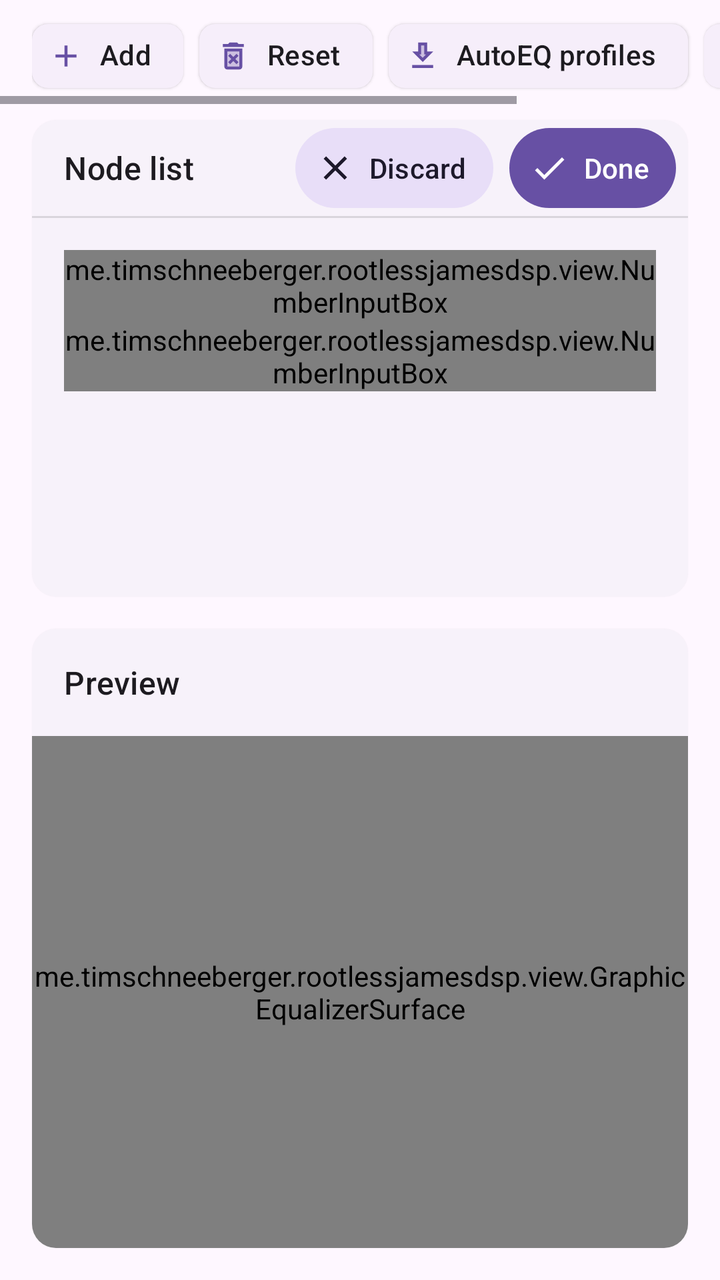
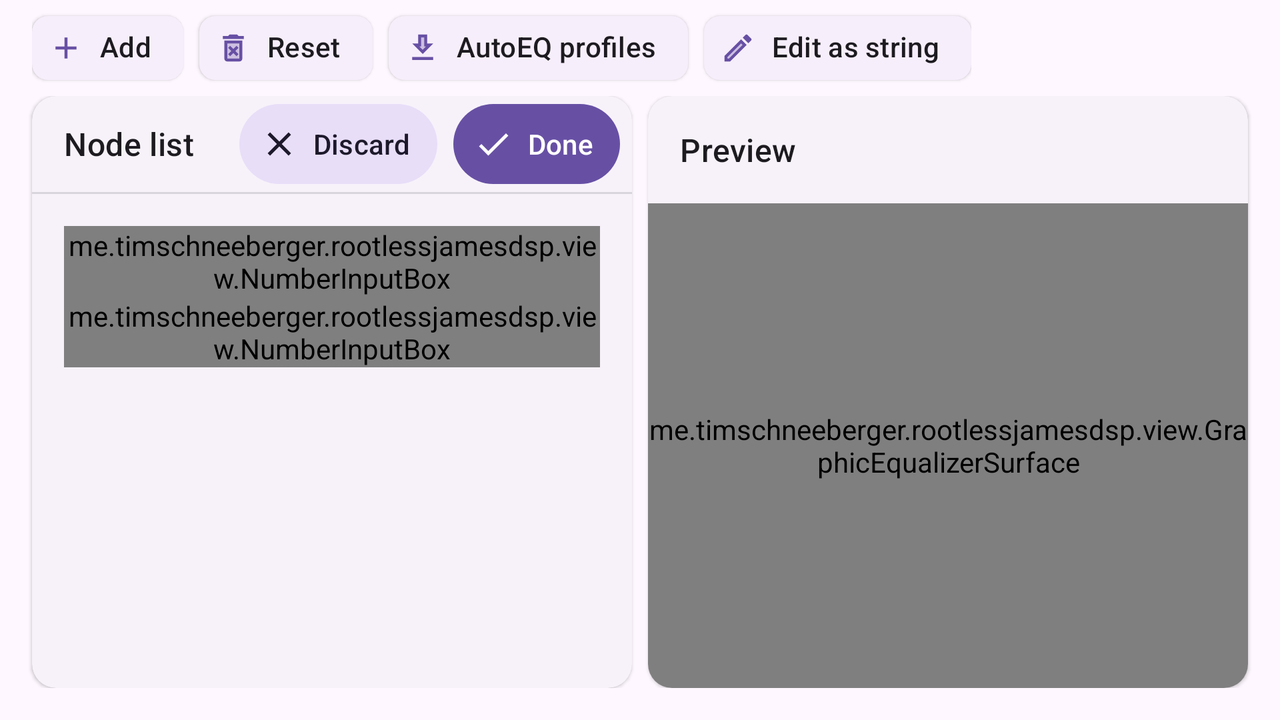

An Android layout and its configuration variant, each rendered on a device that would load it. The default file and the variant file are quoted in full after the pictures.
<!-- AndroidManifest.xml: application theme Theme.RootlessJamesDSP -->
<!-- res/layout/fragment_graphic_eq.xml -->
<?xml version="1.0" encoding="utf-8"?>

<androidx.constraintlayout.widget.ConstraintLayout xmlns:android="http://schemas.android.com/apk/res/android"
    xmlns:app="http://schemas.android.com/apk/res-auto"
    xmlns:tools="http://schemas.android.com/tools"
    android:layout_width="match_parent"
    android:layout_height="match_parent"
    android:orientation="vertical"
    android:layout_marginTop="4dp"
    android:animateLayoutChanges="true">

    <HorizontalScrollView
        android:id="@+id/horizontalScrollView"
        android:layout_width="match_parent"
        android:layout_height="wrap_content"
        android:scrollbarDefaultDelayBeforeFade="0"
        app:layout_constraintBottom_toTopOf="@id/edit_card"
        app:layout_constraintEnd_toEndOf="parent"
        app:layout_constraintStart_toStartOf="parent"
        app:layout_constraintTop_toTopOf="parent">

        <com.google.android.material.chip.ChipGroup
            android:layout_width="wrap_content"
            android:layout_height="wrap_content"
            android:paddingHorizontal="16dp"
            app:singleLine="true">

            <com.google.android.material.chip.Chip
                android:id="@+id/add"
                style="@style/Widget.Material3.Chip.Assist.Elevated"
                android:layout_width="wrap_content"
                android:layout_height="wrap_content"
                android:text="@string/gep_add_node"
                app:chipIcon="@drawable/ic_baseline_add_24dp" />

            <com.google.android.material.chip.Chip
                android:id="@+id/reset"
                style="@style/Widget.Material3.Chip.Assist.Elevated"
                android:layout_width="wrap_content"
                android:layout_height="wrap_content"
                android:text="@string/geq_reset"
                app:chipIcon="@drawable/ic_twotone_delete_forever_24dp" />

            <com.google.android.material.chip.Chip
                android:id="@+id/autoeq"
                style="@style/Widget.Material3.Chip.Assist.Elevated"
                android:layout_width="wrap_content"
                android:layout_height="wrap_content"
                android:text="@string/geq_autoeq"
                app:chipIcon="@drawable/ic_twotone_download_24" />

            <com.google.android.material.chip.Chip
                android:id="@+id/edit_string"
                style="@style/Widget.Material3.Chip.Assist.Elevated"
                android:layout_width="wrap_content"
                android:layout_height="wrap_content"
                android:text="@string/geq_edit_as_string"
                app:chipIcon="@drawable/ic_twotone_edit_24dp" />
        </com.google.android.material.chip.ChipGroup>
    </HorizontalScrollView>

    <com.google.android.material.card.MaterialCardView
        android:id="@+id/edit_card"
        android:layout_width="match_parent"
        android:layout_height="0dp"
        android:layout_marginTop="8dp"
        android:layout_marginHorizontal="16dp"
        app:layout_constrainedHeight="true"
        app:layout_constraintVertical_weight="0"
        app:layout_constraintHeight_default="spread"
        app:layout_constraintBottom_toTopOf="@id/preview_card"
        app:layout_constraintEnd_toEndOf="parent"
        app:layout_constraintStart_toStartOf="parent"
        app:layout_constraintTop_toBottomOf="@id/horizontalScrollView">

        <LinearLayout
            android:layout_width="match_parent"
            android:layout_height="match_parent"
            android:orientation="vertical">

            <LinearLayout
                android:layout_width="match_parent"
                android:layout_height="wrap_content"
                android:layout_marginHorizontal="16dp"
                android:layout_marginStart="16dp"
                android:layout_marginEnd="2dp"
                android:orientation="horizontal">
                <TextView
                    android:id="@+id/edit_card_title"
                    android:layout_width="wrap_content"
                    android:layout_height="match_parent"
                    android:gravity="center_vertical"
                    android:ellipsize="end"
                    android:maxLines="1"
                    android:text="@string/geq_node_list"
                    android:textAppearance="?attr/textAppearanceTitleMedium" />

                <Space
                    android:layout_width="0dp"
                    android:layout_height="0dp"
                    android:layout_weight="1" />

                <LinearLayout
                    android:id="@+id/node_detail_context_buttons"
                    android:layout_width="wrap_content"
                    android:layout_height="wrap_content"
                    android:visibility="visible"
                    android:orientation="horizontal">
                    <Button
                        style="?attr/materialIconButtonFilledTonalStyle"
                        android:id="@+id/cancel"
                        android:layout_width="wrap_content"
                        android:layout_height="wrap_content"
                        android:text="@string/geq_cancel_spaced"
                        android:contentDescription="@string/geq_cancel"
                        android:tooltipText="@string/geq_cancel"
                        app:icon="@drawable/ic_close_24dp" />

                    <Button
                        style="?attr/materialIconButtonFilledStyle"
                        android:id="@+id/confirm"
                        android:layout_width="wrap_content"
                        android:layout_height="wrap_content"
                        android:text="@string/geq_done_spaced"
                        android:contentDescription="@string/geq_done"
                        android:tooltipText="@string/geq_done"
                        app:icon="@drawable/ic_twotone_check_24dp" />
                </LinearLayout>
            </LinearLayout>

            <View
                android:id="@+id/divider"
                android:layout_width="match_parent"
                android:layout_height="1dp"
                android:background="?android:attr/listDivider" />

            <FrameLayout
                android:layout_width="match_parent"
                android:layout_height="match_parent">

                <LinearLayout
                    android:id="@+id/empty_view"
                    android:layout_width="match_parent"
                    android:layout_height="match_parent"
                    android:layout_gravity="center"
                    android:visibility="gone"
                    android:gravity="center">

                    <TextView
                        android:layout_width="match_parent"
                        android:layout_height="wrap_content"
                        android:layout_gravity="center"
                        android:gravity="center"
                        android:alpha="0.8"
                        android:text="@string/geq_no_nodes_defined"
                        android:textAppearance="?attr/textAppearanceTitleMedium"
                        app:drawableTint="?attr/colorOnBackground"
                        app:drawableTopCompat="@drawable/ic_twotone_nodes_24dp" />
                </LinearLayout>

                <androidx.recyclerview.widget.RecyclerView
                    android:id="@+id/node_list"
                    android:layout_width="match_parent"
                    android:layout_height="match_parent"
                    android:visibility="gone"
                    android:scrollbars="vertical"/>

                <androidx.core.widget.NestedScrollView
                    android:id="@+id/node_edit"
                    android:layout_width="match_parent"
                    android:layout_height="match_parent"
                    tools:ignore="SpeakableTextPresentCheck">

                    <LinearLayout
                        android:layout_width="match_parent"
                        android:layout_height="match_parent"
                        android:layout_marginHorizontal="16dp"
                        android:layout_marginTop="16dp"
                        android:orientation="vertical">

                        <me.timschneeberger.rootlessjamesdsp.view.NumberInputBox
                            android:id="@+id/freqInput"
                            android:layout_width="match_parent"
                            android:layout_height="wrap_content"
                            app:helperText="@string/geq_frequeny_range"
                            app:helperTextEnabled="true"
                            app:hintText="@string/geq_frequency"
                            app:step="10"
                            app:suffixText="Hz"
                            app:value="100"
                            app:floatPrecision="1"
                            android:min="0"
                            android:max="24000" />

                        <me.timschneeberger.rootlessjamesdsp.view.NumberInputBox
                            android:id="@+id/gainInput"
                            android:layout_width="match_parent"
                            android:layout_height="wrap_content"
                            app:helperText="@string/geq_gain_range"
                            app:helperTextEnabled="true"
                            app:hintText="@string/geq_gain"
                            app:floatPrecision="4"
                            app:step="0.5"
                            app:suffixText="dB"
                            android:min="-32"
                            android:max="32"/>
                    </LinearLayout>

                </androidx.core.widget.NestedScrollView>
            </FrameLayout>
        </LinearLayout>
    </com.google.android.material.card.MaterialCardView>

    <com.google.android.material.card.MaterialCardView
        android:id="@+id/preview_card"
        android:layout_width="match_parent"
        android:layout_height="wrap_content"
        android:layout_margin="16dp"
        app:layout_constraintBottom_toBottomOf="parent"
        app:layout_constraintEnd_toEndOf="parent"
        app:layout_constraintStart_toStartOf="parent"
        app:layout_constraintTop_toBottomOf="@id/edit_card">

        <LinearLayout
            android:layout_width="match_parent"
            android:layout_height="wrap_content"
            android:orientation="vertical"
            android:animateLayoutChanges="true">

            <TextView
                android:id="@+id/preview_title"
                android:layout_width="match_parent"
                android:layout_height="wrap_content"
                android:layout_margin="16dp"
                android:text="@string/geq_preview"
                android:textAppearance="?attr/textAppearanceTitleMedium" />

            <me.timschneeberger.rootlessjamesdsp.view.GraphicEqualizerSurface
                android:id="@+id/equalizer_surface"
                android:layout_width="match_parent"
                android:layout_height="256dp" />
        </LinearLayout>
    </com.google.android.material.card.MaterialCardView>
</androidx.constraintlayout.widget.ConstraintLayout>
<!-- resources referenced by this layout -->
<resources>
  <!-- drawable ic_baseline_add_24dp (drawable) -->
  <vector android:height="24dp" android:tint="?attr/colorControlNormal"
      android:viewportHeight="24" android:viewportWidth="24"
      android:width="24dp" xmlns:android="http://schemas.android.com/apk/res/android">
      <path android:fillColor="@android:color/white" android:pathData="M19,13h-6v6h-2v-6H5v-2h6V5h2v6h6v2z"/>
  </vector>
  <!-- drawable ic_close_24dp (drawable) -->
  <vector android:height="24dp"  android:tint="?attr/colorControlNormal"
      android:viewportHeight="24" android:viewportWidth="24"
      android:width="24dp" xmlns:android="http://schemas.android.com/apk/res/android">
      <path android:fillColor="@android:color/white" android:pathData="M19,6.41L17.59,5 12,10.59 6.41,5 5,6.41 10.59,12 5,17.59 6.41,19 12,13.41 17.59,19 19,17.59 13.41,12z"/>
  </vector>
  <!-- drawable ic_twotone_check_24dp (drawable) -->
  <vector android:height="24dp" android:tint="#000000"
      android:viewportHeight="24" android:viewportWidth="24"
      android:width="24dp" xmlns:android="http://schemas.android.com/apk/res/android">
      <path android:fillColor="@android:color/white" android:pathData="M9,16.17L4.83,12l-1.42,1.41L9,19 21,7l-1.41,-1.41L9,16.17z"/>
  </vector>
  <!-- drawable ic_twotone_download_24 (drawable) -->
  <vector android:height="24dp" android:tint="?attr/colorControlNormal"
      android:viewportHeight="24" android:viewportWidth="24"
      android:width="24dp" xmlns:android="http://schemas.android.com/apk/res/android">
      <path android:fillAlpha="0.3"
          android:fillColor="@android:color/white"
          android:pathData="M13,9V5h-2v6H9.83L12,13.17 14.17,11H13z" android:strokeAlpha="0.3"/>
      <path android:fillColor="@android:color/white" android:pathData="M15,9L15,3L9,3v6L5,9l7,7 7,-7h-4zM12,13.17L9.83,11L11,11L11,5h2v6h1.17L12,13.17zM5,18h14v2L5,20z"/>
  </vector>
  <string name="gep_add_node">Add</string>
  <string name="geq_autoeq">AutoEQ profiles</string>
  <string name="geq_cancel">Discard</string>
  <string name="geq_cancel_spaced">  Discard </string>
  <string name="geq_done">Done</string>
  <string name="geq_done_spaced">  Done </string>
  <string name="geq_edit_as_string">Edit as string</string>
  <string name="geq_frequency">Frequency</string>
  <string name="geq_frequeny_range">Value between 1Hz and 24000Hz</string>
  <string name="geq_gain">Gain</string>
  <string name="geq_gain_range">Value between -32dB and 32dB</string>
  <string name="geq_no_nodes_defined">No nodes defined</string>
  <string name="geq_node_list">Node list</string>
  <string name="geq_preview">Preview</string>
  <string name="geq_reset">Reset</string>
  <!-- from res/values-v29/ -->
  <style name="Theme.RootlessJamesDSP" parent="Base.Theme.RootlessJamesDSP">
          
          <item name="android:navigationBarColor">@android:color/transparent</item>
          <item name="android:statusBarColor">@android:color/transparent</item>
          <item name="android:windowLightStatusBar">?attr/isLightTheme</item>
      </style>
  <color name="divider_default">@color/md_black_1000_12</color>
  <style name="AppTheme.AlertDialogTheme" parent="@style/ThemeOverlay.Material3.MaterialAlertDialog">
          <item name="dialogCornerRadius">28dp</item>
          <item name="colorBackgroundFloating">?attr/colorSurface</item>
      </style>
  <style name="Theme.RootlessJamesDSP.CardView" parent="Widget.Material3.CardView.Elevated" />
  <dimen name="corner_radius">12dp</dimen>
  <color name="md_black_1000_12">#1F000000</color>
  <!-- some entries are left out for length -->
</resources>
<!-- res/layout-land/fragment_graphic_eq.xml (the repository's variant of the layout above) -->
<!-- drawn on the phone turned sideways -->
<?xml version="1.0" encoding="utf-8"?>

<androidx.constraintlayout.widget.ConstraintLayout xmlns:android="http://schemas.android.com/apk/res/android"
    xmlns:app="http://schemas.android.com/apk/res-auto"
    android:layout_width="match_parent"
    android:layout_height="match_parent"
    android:orientation="vertical"
    android:animateLayoutChanges="true">

    <HorizontalScrollView
        android:id="@+id/horizontalScrollView"
        android:layout_width="match_parent"
        android:layout_height="wrap_content"
        android:scrollbarDefaultDelayBeforeFade="0"
        app:layout_constraintBottom_toTopOf="@id/cards"
        app:layout_constraintEnd_toEndOf="parent"
        app:layout_constraintStart_toStartOf="parent"
        app:layout_constraintTop_toTopOf="parent">

        <com.google.android.material.chip.ChipGroup
            android:layout_width="wrap_content"
            android:layout_height="wrap_content"
            android:paddingHorizontal="16dp"
            app:singleLine="true">

            <com.google.android.material.chip.Chip
                android:id="@+id/add"
                style="@style/Widget.Material3.Chip.Assist.Elevated"
                android:layout_width="wrap_content"
                android:layout_height="wrap_content"
                android:text="@string/gep_add_node"
                app:chipIcon="@drawable/ic_baseline_add_24dp" />

            <com.google.android.material.chip.Chip
                android:id="@+id/reset"
                style="@style/Widget.Material3.Chip.Assist.Elevated"
                android:layout_width="wrap_content"
                android:layout_height="wrap_content"
                android:text="@string/geq_reset"
                app:chipIcon="@drawable/ic_twotone_delete_forever_24dp" />

            <com.google.android.material.chip.Chip
                android:id="@+id/autoeq"
                style="@style/Widget.Material3.Chip.Assist.Elevated"
                android:layout_width="wrap_content"
                android:layout_height="wrap_content"
                android:text="@string/geq_autoeq"
                app:chipIcon="@drawable/ic_twotone_download_24" />

            <com.google.android.material.chip.Chip
                android:id="@+id/edit_string"
                style="@style/Widget.Material3.Chip.Assist.Elevated"
                android:layout_width="wrap_content"
                android:layout_height="wrap_content"
                android:text="@string/geq_edit_as_string"
                app:chipIcon="@drawable/ic_twotone_edit_24dp" />
        </com.google.android.material.chip.ChipGroup>
    </HorizontalScrollView>

    <androidx.constraintlayout.widget.ConstraintLayout
        android:id="@+id/cards"
        android:layout_width="match_parent"
        android:layout_height="0dp"
        android:layout_marginBottom="16dp"
        app:layout_constrainedHeight="true"
        app:layout_constraintBottom_toBottomOf="parent"
        app:layout_constraintEnd_toEndOf="parent"
        app:layout_constraintStart_toStartOf="parent"
        app:layout_constraintTop_toBottomOf="@id/horizontalScrollView">

        <com.google.android.material.card.MaterialCardView
            android:id="@+id/edit_card"
            android:layout_width="0dp"
            android:layout_height="0dp"
            android:layout_marginStart="16dp"
            android:layout_marginEnd="4dp"
            app:layout_constrainedWidth="true"
            app:layout_constrainedHeight="true"
            app:layout_constraintHorizontal_weight="0.5"
            app:layout_constraintBottom_toBottomOf="parent"
            app:layout_constraintEnd_toStartOf="@id/preview_card"
            app:layout_constraintStart_toStartOf="parent"
            app:layout_constraintTop_toTopOf="parent">

            <LinearLayout
                android:layout_width="match_parent"
                android:layout_height="match_parent"
                android:orientation="vertical">

                <LinearLayout
                    android:layout_width="match_parent"
                    android:layout_height="wrap_content"
                    android:layout_marginHorizontal="16dp"
                    android:layout_marginStart="16dp"
                    android:layout_marginEnd="2dp"
                    android:orientation="horizontal">
                    <TextView
                        android:id="@+id/edit_card_title"
                        android:layout_width="wrap_content"
                        android:layout_height="match_parent"
                        android:gravity="center_vertical"
                        android:ellipsize="end"
                        android:maxLines="1"
                        android:text="@string/geq_node_list"
                        android:textAppearance="?attr/textAppearanceTitleMedium" />

                    <Space
                        android:layout_width="0dp"
                        android:layout_height="0dp"
                        android:layout_weight="1" />

                    <LinearLayout
                        android:id="@+id/node_detail_context_buttons"
                        android:layout_width="wrap_content"
                        android:layout_height="wrap_content"
                        android:visibility="visible"
                        android:orientation="horizontal">
                        <Button
                            style="?attr/materialIconButtonFilledTonalStyle"
                            android:id="@+id/cancel"
                            android:layout_width="wrap_content"
                            android:layout_height="wrap_content"
                            android:text="@string/geq_cancel_spaced"
                            android:contentDescription="@string/geq_cancel"
                            android:tooltipText="@string/geq_cancel"
                            app:icon="@drawable/ic_close_24dp" />

                        <Button
                            style="?attr/materialIconButtonFilledStyle"
                            android:id="@+id/confirm"
                            android:layout_width="wrap_content"
                            android:layout_height="wrap_content"
                            android:text="@string/geq_done_spaced"
                            android:contentDescription="@string/geq_done"
                            android:tooltipText="@string/geq_done"
                            app:icon="@drawable/ic_twotone_check_24dp" />
                    </LinearLayout>
                </LinearLayout>

                <View
                    android:id="@+id/divider"
                    android:layout_width="match_parent"
                    android:layout_height="1dp"
                    android:background="?android:attr/listDivider" />

                <FrameLayout
                    android:layout_width="match_parent"
                    android:layout_height="match_parent">

                    <LinearLayout
                        android:id="@+id/empty_view"
                        android:layout_width="match_parent"
                        android:layout_height="match_parent"
                        android:layout_gravity="center"
                        android:visibility="gone"
                        android:gravity="center">

                        <TextView
                            android:layout_width="match_parent"
                            android:layout_height="wrap_content"
                            android:layout_gravity="center"
                            android:gravity="center"
                            android:alpha="0.8"
                            android:text="@string/geq_no_nodes_defined"
                            android:textAppearance="?attr/textAppearanceTitleMedium"
                            app:drawableTint="?attr/colorOnBackground"
                            app:drawableTopCompat="@drawable/ic_twotone_nodes_24dp" />
                    </LinearLayout>

                    <androidx.recyclerview.widget.RecyclerView
                        android:id="@+id/node_list"
                        android:layout_width="match_parent"
                        android:layout_height="match_parent"
                        android:visibility="gone"
                        android:scrollbars="vertical"/>

                    <androidx.core.widget.NestedScrollView
                        android:id="@+id/node_edit"
                        android:layout_width="match_parent"
                        android:layout_height="match_parent">

                        <LinearLayout
                            android:layout_width="match_parent"
                            android:layout_height="match_parent"
                            android:layout_marginHorizontal="16dp"
                            android:layout_marginTop="16dp"
                            android:orientation="vertical">

                            <me.timschneeberger.rootlessjamesdsp.view.NumberInputBox
                                android:id="@+id/freqInput"
                                android:layout_width="match_parent"
                                android:layout_height="wrap_content"
                                app:helperText="@string/geq_frequeny_range"
                                app:helperTextEnabled="true"
                                app:hintText="@string/geq_frequency"
                                app:step="10"
                                app:suffixText="Hz"
                                app:value="100"
                                app:floatPrecision="1"
                                android:min="0"
                                android:max="24000" />

                            <me.timschneeberger.rootlessjamesdsp.view.NumberInputBox
                                android:id="@+id/gainInput"
                                android:layout_width="match_parent"
                                android:layout_height="wrap_content"
                                app:helperText="@string/geq_gain_range"
                                app:helperTextEnabled="true"
                                app:hintText="@string/geq_gain"
                                app:step="0.5"
                                app:suffixText="dB"
                                app:floatPrecision="4"
                                android:min="-32"
                                android:max="32"/>
                        </LinearLayout>

                    </androidx.core.widget.NestedScrollView>
                </FrameLayout>
            </LinearLayout>
        </com.google.android.material.card.MaterialCardView>

        <com.google.android.material.card.MaterialCardView
            android:id="@+id/preview_card"
            android:layout_width="0dp"
            android:layout_height="0dp"
            android:layout_marginStart="4dp"
            android:layout_marginEnd="16dp"
            app:layout_constrainedHeight="true"
            app:layout_constrainedWidth="true"
            app:layout_constraintHorizontal_weight="0.5"
            app:layout_constraintBottom_toBottomOf="parent"
            app:layout_constraintEnd_toEndOf="parent"
            app:layout_constraintStart_toEndOf="@id/edit_card"
            app:layout_constraintTop_toTopOf="parent">

            <LinearLayout
                android:layout_width="wrap_content"
                android:layout_height="match_parent"
                android:orientation="vertical"
                android:animateLayoutChanges="true">

                <TextView
                    android:id="@+id/preview_title"
                    android:layout_width="wrap_content"
                    android:layout_height="wrap_content"
                    android:layout_margin="16dp"
                    android:text="@string/geq_preview"
                    android:textAppearance="?attr/textAppearanceTitleMedium" />

                <me.timschneeberger.rootlessjamesdsp.view.GraphicEqualizerSurface
                    android:id="@+id/equalizer_surface"
                    android:layout_width="wrap_content"
                    android:layout_height="match_parent"/>
            </LinearLayout>
        </com.google.android.material.card.MaterialCardView>

    </androidx.constraintlayout.widget.ConstraintLayout>

</androidx.constraintlayout.widget.ConstraintLayout>
